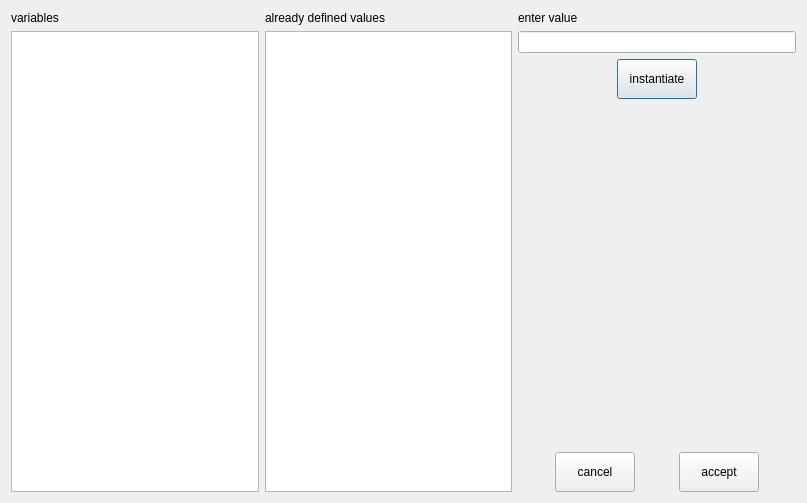
<?xml version="1.0" encoding="UTF-8"?>
<ui version="4.0">
 <class>Dialog</class>
 <widget class="QDialog" name="Dialog">
  <property name="geometry">
   <rect>
    <x>0</x>
    <y>0</y>
    <width>807</width>
    <height>503</height>
   </rect>
  </property>
  <property name="windowTitle">
   <string>Dialog</string>
  </property>
  <layout class="QGridLayout" name="gridLayout_2">
   <item row="0" column="0">
    <layout class="QGridLayout" name="gridLayout">
     <item row="1" column="1">
      <widget class="QListWidget" name="listValues"/>
     </item>
     <item row="1" column="5">
      <layout class="QVBoxLayout" name="verticalLayout">
       <item>
        <widget class="QLineEdit" name="lineEdit"/>
       </item>
       <item>
        <layout class="QHBoxLayout" name="horizontalLayout_3">
         <item>
          <spacer name="horizontalSpacer">
           <property name="orientation">
            <enum>Qt::Horizontal</enum>
           </property>
           <property name="sizeHint" stdset="0">
            <size>
             <width>40</width>
             <height>20</height>
            </size>
           </property>
          </spacer>
         </item>
         <item>
          <widget class="QPushButton" name="pushInstantiate">
           <property name="sizePolicy">
            <sizepolicy hsizetype="Fixed" vsizetype="Fixed">
             <horstretch>0</horstretch>
             <verstretch>0</verstretch>
            </sizepolicy>
           </property>
           <property name="minimumSize">
            <size>
             <width>0</width>
             <height>40</height>
            </size>
           </property>
           <property name="text">
            <string>instantiate</string>
           </property>
          </widget>
         </item>
         <item>
          <spacer name="horizontalSpacer_2">
           <property name="orientation">
            <enum>Qt::Horizontal</enum>
           </property>
           <property name="sizeHint" stdset="0">
            <size>
             <width>40</width>
             <height>20</height>
            </size>
           </property>
          </spacer>
         </item>
        </layout>
       </item>
       <item>
        <spacer name="verticalSpacer">
         <property name="orientation">
          <enum>Qt::Vertical</enum>
         </property>
         <property name="sizeHint" stdset="0">
          <size>
           <width>20</width>
           <height>40</height>
          </size>
         </property>
        </spacer>
       </item>
       <item>
        <layout class="QHBoxLayout" name="horizontalLayout_4">
         <item>
          <spacer name="horizontalSpacer_4">
           <property name="orientation">
            <enum>Qt::Horizontal</enum>
           </property>
           <property name="sizeHint" stdset="0">
            <size>
             <width>40</width>
             <height>20</height>
            </size>
           </property>
          </spacer>
         </item>
         <item>
          <widget class="QPushButton" name="pushCancel">
           <property name="minimumSize">
            <size>
             <width>0</width>
             <height>40</height>
            </size>
           </property>
           <property name="text">
            <string>cancel</string>
           </property>
          </widget>
         </item>
         <item>
          <spacer name="horizontalSpacer_3">
           <property name="orientation">
            <enum>Qt::Horizontal</enum>
           </property>
           <property name="sizeHint" stdset="0">
            <size>
             <width>40</width>
             <height>20</height>
            </size>
           </property>
          </spacer>
         </item>
         <item>
          <widget class="QPushButton" name="pushAccept">
           <property name="minimumSize">
            <size>
             <width>0</width>
             <height>40</height>
            </size>
           </property>
           <property name="text">
            <string>accept</string>
           </property>
          </widget>
         </item>
         <item>
          <spacer name="horizontalSpacer_5">
           <property name="orientation">
            <enum>Qt::Horizontal</enum>
           </property>
           <property name="sizeHint" stdset="0">
            <size>
             <width>40</width>
             <height>20</height>
            </size>
           </property>
          </spacer>
         </item>
        </layout>
       </item>
      </layout>
     </item>
     <item row="1" column="0">
      <widget class="QListWidget" name="listVariables"/>
     </item>
     <item row="0" column="0">
      <widget class="QLabel" name="label">
       <property name="text">
        <string>variables</string>
       </property>
      </widget>
     </item>
     <item row="0" column="1">
      <widget class="QLabel" name="label_2">
       <property name="text">
        <string>already defined values</string>
       </property>
      </widget>
     </item>
     <item row="0" column="5">
      <widget class="QLabel" name="label_3">
       <property name="text">
        <string>enter value</string>
       </property>
      </widget>
     </item>
    </layout>
   </item>
  </layout>
 </widget>
 <tabstops>
  <tabstop>listVariables</tabstop>
  <tabstop>lineEdit</tabstop>
  <tabstop>pushInstantiate</tabstop>
  <tabstop>pushCancel</tabstop>
  <tabstop>listValues</tabstop>
  <tabstop>pushAccept</tabstop>
 </tabstops>
 <resources/>
 <connections/>
</ui>
